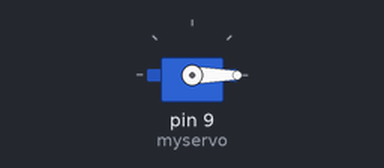
Recording of a sketch running on a simulated Arduino Uno, built with avr-gcc and run on an emulated ATmega328P. Parts: servo.

Above: at 0.05 s.
At 2.0 s:
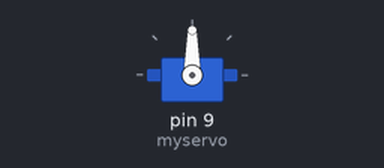
Timing chart, 0 to 6.5 s (numbered marks = the images above):
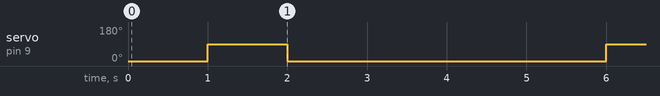

Measured:
- by itself, servo on pin 9 (myservo): alternates 90° for 1.0 s and 0° for 4.0 s

The sketch:

Bai2.ino
```cpp
#include <Servo.h>

Servo myservo;

void setup() {
  myservo.attach(9); // Chân điều khiển servo gắn vào D9
}

void loop() {
  myservo.write(0);   // Quay về góc 0 độ
  delay(1000);        // Chờ 1 giây

  myservo.write(90);  // Quay đến góc 90 độ
  delay(1000);        // Chờ 1 giây

  myservo.write(0);   // Quay lại 0 độ
  delay(3000);        // Đợi 3 giây trước khi lặp lại
}
```
